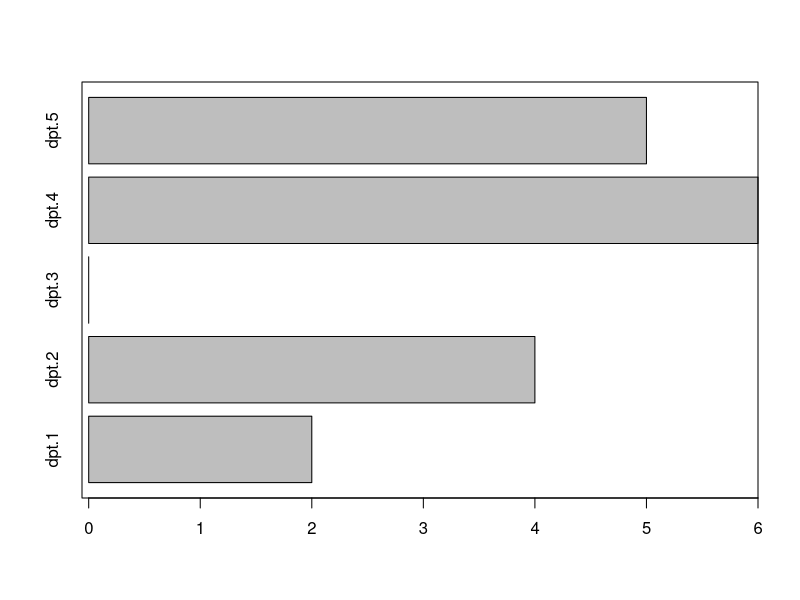
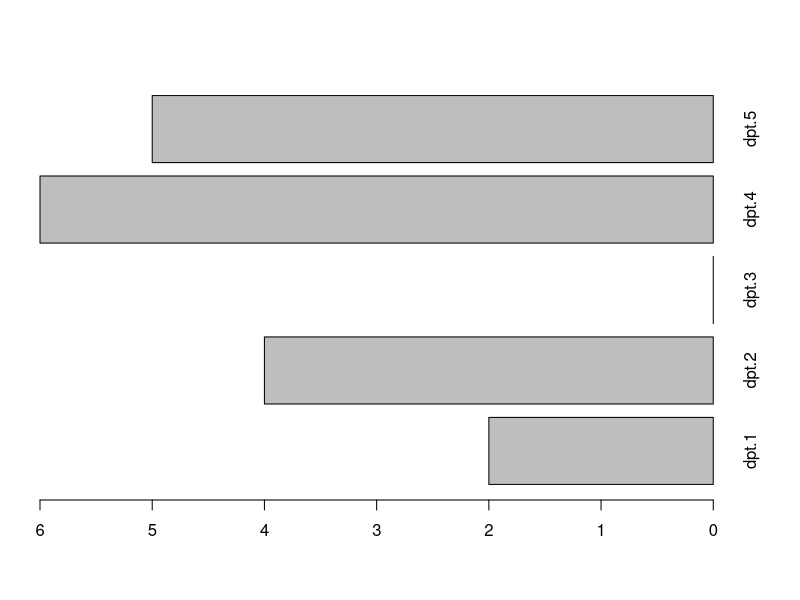

Write the R code that produced these figures, in order.
dat=c(2,4,0,6,5) 
names(dat)=paste('dpt.',1:5,sep='') 
barplot(dat, horiz=T) 
box() 

par(mar=c(5,2,4,4)) 
barpos<-barplot(-dat,names.arg=rep("",5),axes=FALSE,horiz=TRUE) 
axis(1,at=(-6):0,labels=6:0) 
mtext(names(dat),side=4,at=barpos,line=1) 

